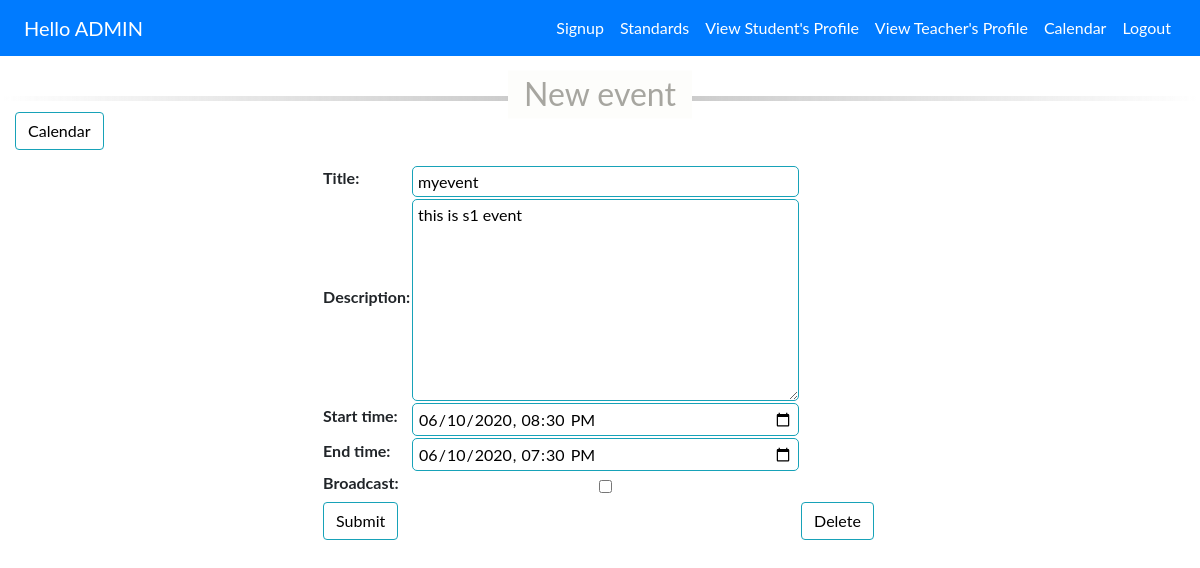
The page /student/event/edit/s1gmailcom/ (signed in) on the database its author committed.
### calendars/models.py (models this page shows, shortened)
class Event(models.Model):
    title = models.CharField(max_length=200)
    user = models.ForeignKey(User,on_delete=models.CASCADE)
    description = models.TextField()
    start_time = models.DateTimeField()
    end_time = models.DateTimeField()
    broadcast = models.BooleanField(default=False)
    slug = models.SlugField(max_length=210,blank=True,null=True,editable=False)

### calendars/views.py (the view, shortened to what this page needs)
# urls.py: path('event/edit/<slug:slug>/',cal_views.event, name="event_edit"),
@login_required
def event(request, slug=None):
    instance = Event()
    if slug:
        type = 'delete'
        instance = Event.objects.get(slug=slug)
        if not request.user.is_admin and instance.user != request.user:
            return HttpResponse("<h1>UNAUTHORISED</h1>")
    else:
        type = None
        instance = Event()
    form = EventForm(request.POST or None, instance=instance)
    if request.user.is_admin:
        return render(request,'admins/event.html',{'form':form,'type':type,'slug':slug})
    if request.user.is_student:
        return render(request, 'students/event.html', {'form': form,'type':type,'slug':slug})

### calendars/forms.py
class EventForm(ModelForm):
  class Meta:
    model = Event
    widgets = {
      'start_time': DateInput(attrs={'type': 'datetime-local','placeholder': 'yyyy-mm-ddThh:mm (Ex: 2001-01-31T20:56)'}, format='%Y-%m-%dT%H:%M'),
      'end_time': DateInput(attrs={'type': 'datetime-local','placeholder': 'yyyy-mm-ddThh:mm (Ex: 2001-01-31T20:58)'}, format='%Y-%m-%dT%H:%M'),
      'broadcast': CheckboxInput(attrs={'class':'broadcast'})
    }
    exclude = ('user',)
  def __init__(self, *args, **kwargs):
    super(EventForm, self).__init__(*args, **kwargs)
    self.fields['start_time'].input_formats = ('%Y-%m-%dT%H:%M',)
    self.fields['end_time'].input_formats = ('%Y-%m-%dT%H:%M',)

### accounts/context_processors.py (called while the page is built, shortened)
def add_variable_to_context(request):
    if request.user.is_authenticated:
        if request.user.is_student:
            try:
                student = Student.objects.get(user=request.user)
                return {'student':student}
            except Student.DoesNotExist:
                return {}
    return {}

### accounts/models.py (called while the page is built)
    @property
    def is_admin(self):
        return self.admin

    @property
    def is_active(self):
        return self.active

### templates/admins/event.html (shortened to what this page needs)
{% extends 'admins/base.html' %}
{% load static %}
{% block stylesheets %}
<link rel="stylesheet" href="{% static 'calendars/style.css' %}">
{% endblock %}
{% block body_block %}
  <div class="clearfix">
    <a class="btn btn-info left" href="{% url 'admins:calendar' %}"> Calendar </a>
  </div>
  <form method="post">
    <table class="form form-table">
      {{form}}
      <tr>
        <td colspan="2">
          <button type="submit" class="btn btn-info left"> Submit </button>
        </td>
        {% if type is not None %}
        <td colspan="2">
          <a href="{% url 'admins:event_delete' slug=slug %}" class="btn btn-info right"> Delete </a>
        </td>
        {% endif %}
      </tr>
    </table>
  </form>
{% endblock %}

### static/calendars/style.css (style rules this page uses)
body { font-family: "ptsans", "Lato", "Helvetica Neue", Helvetica, Arial, sans-serif; }
.left { float: left; }
.right { float: right; }
.btn { outline: none; color: black; background-color: transparent; box-shadow: 0 0 0 0; margin-right: 3px; }
.clearfix { margin: 15px; }
.form { margin: auto; }
.form input, .form select, .form textarea { border-radius: 5px; border: 1px solid #17a2b8; outline: none; background: none; padding: 5px; width: 100%; }
a { color: #17a2b8; }

### templates/admins/event.html (style rules this page uses)
.broadcast { display: block; float: right; }

### rows shown on the page
Event: title "myevent", description "this is s1 event", start_time "06/10/2020 20:30", end_time "06/10/2020 19:30"
